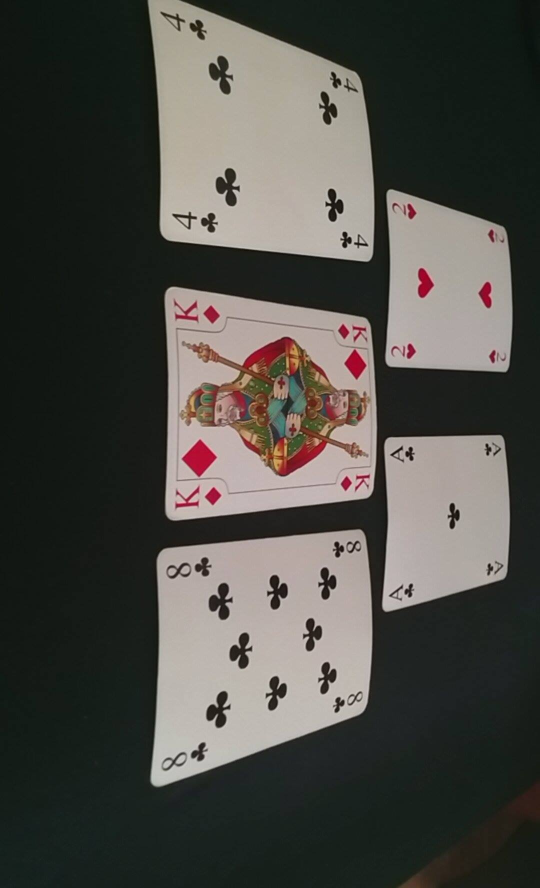
#> input picture MainPackage/Proba.jpg, 1080 x 1776 px (shown at 1/2 size)
$ python CardRecognitionTest.py   (older library calls are emulated)
#> lines starting #> are read from the running program, lines starting #| are printed output that depends on the picture; after the words box and inside, x2 and y2 are one past the last pixel; in counts of white or black regions, pixels touching at a corner belong together
#> further down, img is the input picture: shape (1776, 1080, 3); mean R, G, B 76.2, 75.1, 69.8
import matplotlib.pyplot as plt

import numpy as np
from skimage.io import imread
import cv2
from skimage.measure import label
from skimage.measure import regionprops
import copy
import NeuralNetwork as NN
from PIL import Image

def Konture(img):
    gray = cv2.cvtColor(img, cv2.COLOR_BGR2GRAY)
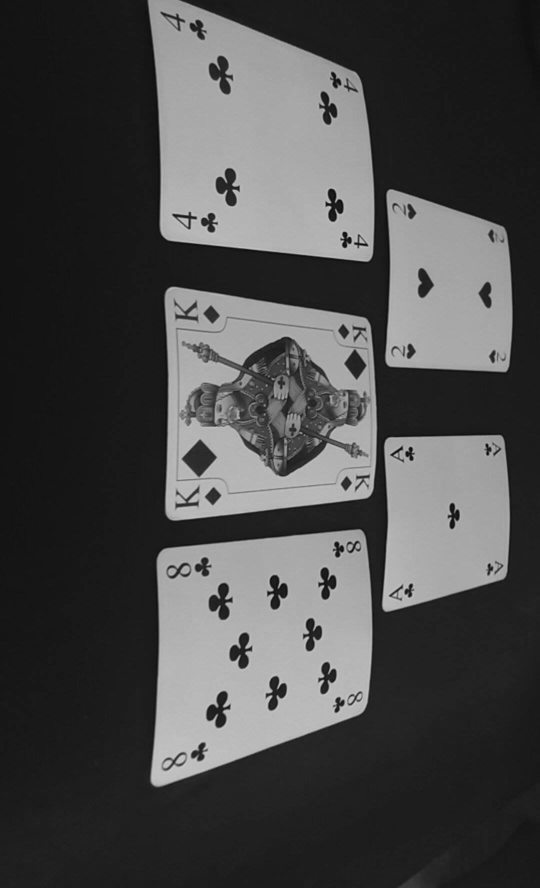
#> gray: shape (1776, 1080) (shown at 1/2 size); min 1, max 213, mean 73.5
    filter = np.ones((5,5), np.float32)/25
    copy = img.copy()
    i = cv2.filter2D(gray, -1, filter)
    i = cv2.adaptiveThreshold(i, 1, cv2.ADAPTIVE_THRESH_GAUSSIAN_C, cv2.THRESH_BINARY_INV, 11, 3)
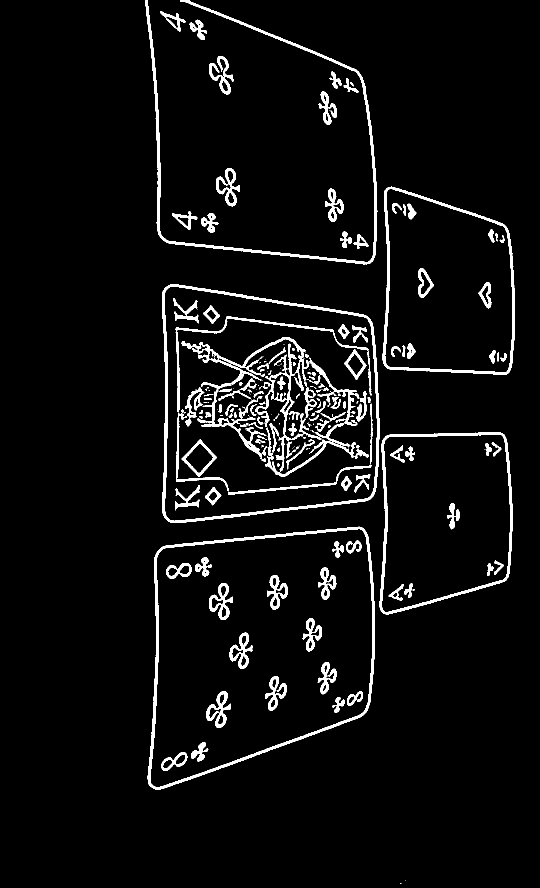
#> i: shape (1776, 1080) (shown at 1/2 size); values 0 (black) and 1 (white), 4.9% white; 244 white regions (85 under 20 px), largest, box (x1, y1, x2, y2) and area: (295, 1053, 750, 1580) 8990, (324, 568, 760, 1046) 8550, (290, 0, 755, 529) 8508

    kernel = np.ones((3, 3), np.uint8)

    i = cv2.morphologyEx(i,cv2.MORPH_OPEN, kernel, iterations = 1)
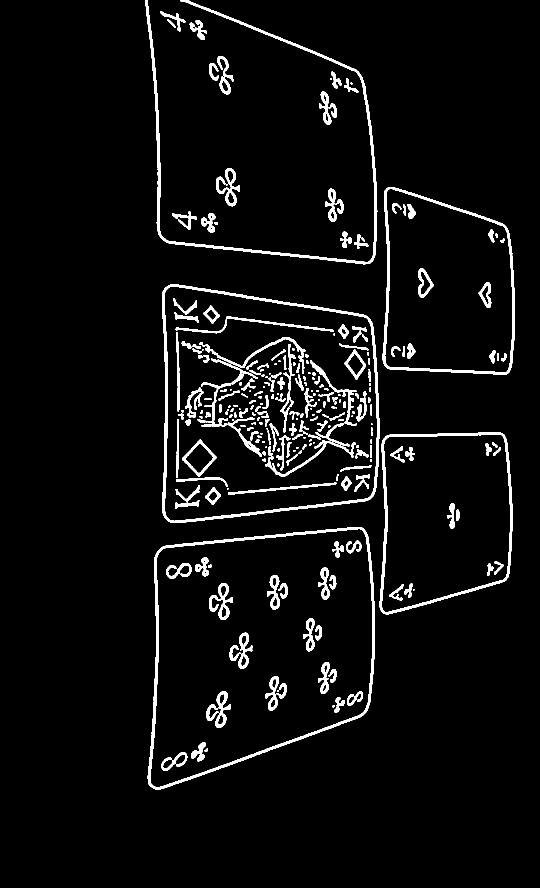
#> i: shape (1776, 1080) (shown at 1/2 size); values 0 (black) and 1 (white), 4.7% white; 303 white regions (47 under 20 px), largest, box (x1, y1, x2, y2) and area: (295, 1054, 750, 1580) 8962, (324, 568, 759, 1046) 8532, (290, 0, 755, 529) 8490
    i = cv2.dilate(i, kernel, iterations = 3)
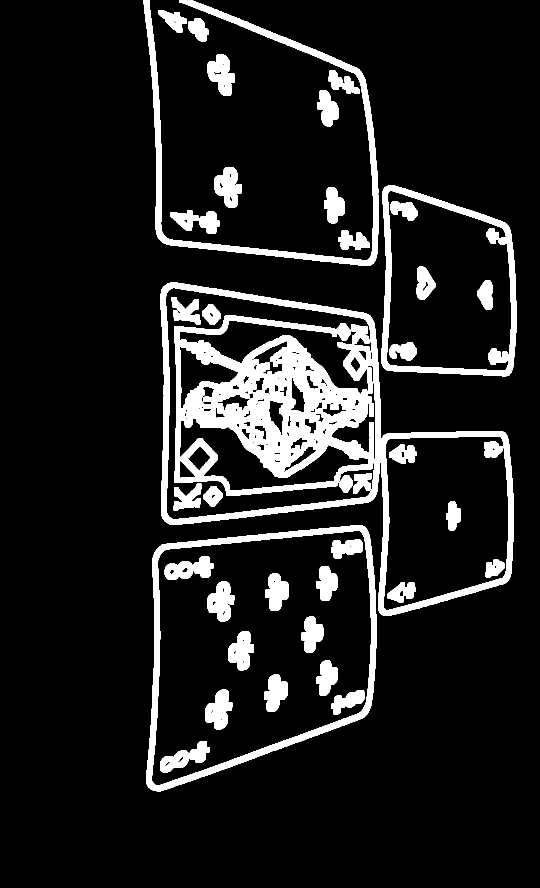
#> i: shape (1776, 1080) (shown at 1/2 size); values 0 (black) and 1 (white), 11.7% white; 47 white regions
    contours, hierarchy = cv2.findContours(i, cv2.RETR_TREE, cv2.CHAIN_APPROX_SIMPLE)
#> contours = 203 contours, 72 with area under 20; largest, box (x1, y1, x2, y2) and area: (321, 565, 1028, 1232) 273598, (292, 1051, 753, 1583) 194799, (303, 1061, 743, 1572) 175803, (331, 575, 752, 1039) 168370, (348, 630, 747, 992) 105047
    contours = sorted(contours, key=cv2.contourArea, reverse=True)[:1]
#> contours = 1 contour; box (x1, y1, x2, y2) and area: (321, 565, 1028, 1232) 273598
    #cv2.drawContours(copy, contours, -1, (255, 255, 0), 3)

    ####Ovo je hardcodovano
    card = contours[0]
#> card = contour of 603 points, box (x1, y1, x2, y2) (321, 565, 1028, 1232), area 273598
    peri = cv2.arcLength(card, True)
#> peri = 2862.9
    approx = cv2.approxPolyDP(card, 0.02*peri, True)
#> approx = contour of 9 points, box (x1, y1, x2, y2) (326, 573, 1016, 1230), area 259519
    rect = cv2.minAreaRect(card)
#> rect = ((663.8, 914.2), (592.4, 781.3), -80.85)
    r = cv2.cv.BoxPoints(rect)
#> r = ((1002.4, 1268.8), (231.1, 1144.5), (325.3, 559.6), (1096.6, 683.9))

    list = []

    for k in contours:
        t = cv2.boundingRect(k)
        list.append(t)
#> this loop made 1 pass
#> t on pass 1: (321, 565, 707, 667)
#> after the loop, list = [(321, 565, 707, 667)]


    max = 0
    idx = 0
    for index, i in enumerate(list):
        if(i[3] > max):
            max = i[3]
            idx = index
#> this loop made 1 pass
#> (i, max, idx) on pass 1: ((321, 565, 707, 667), 667, 0)
#> after the loop, idx = 0; max = 667

    #print list[idx], max

    x = list[idx][0]
#> x = 321
    y = list[idx][1]
#> y = 565
    w = list[idx][2]
#> w = 707
    h = list[idx][3]
#> h = 667
    #cv2.rectangle(copy, (x,y),(x+w,y+h),(255,255,0),3)
    copy = img[y: y + h, x: x + w]
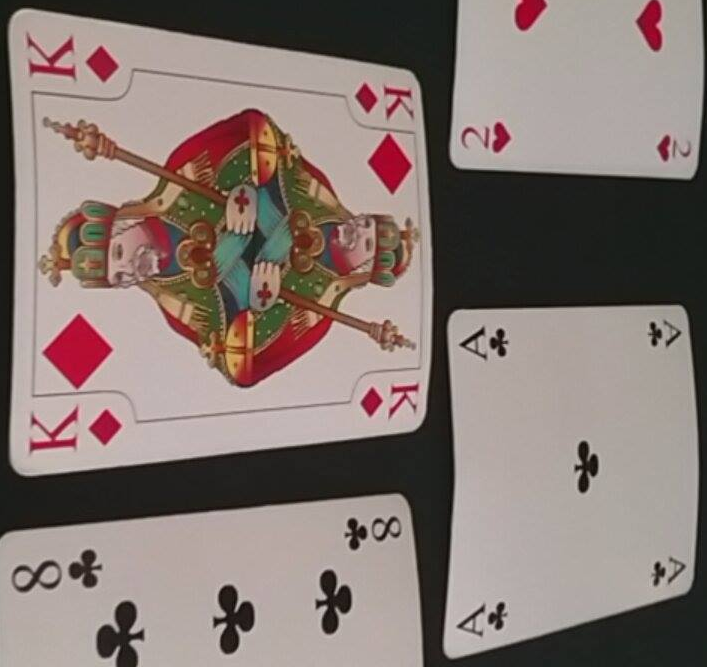
#> copy: shape (667, 707, 3); mean R, G, B 134.3, 120.1, 115
    return approx

img = imread('Proba.jpg')
approx = Konture(img)

list = []
for idx, i in enumerate(approx):
    list.append(approx[idx][0])
#> this loop made 9 passes
#> i on passes 1 to 9: [[326, 573]], [[329, 1042]], [[737, 1004]], [[760, 924]], [[763, 1229]], [[1015, 1163]], [[1014, 871]], [[762, 877]], [[740, 631]]
#> after the loop, list = [[326, 573], [329, 1042], [737, 1004], [760, 924], [763, 1229], [1015, 1163], [1014, 871], [762, 877], [740, 631]]

approx = np.array(list, np.float32)
#> approx has the same summary as list
dst = np.array([[30, 30], [30, 499], [499, 499], [499, 30]],np.float32)
#> (the run stopped early here; a loop or call above may not have finished)
